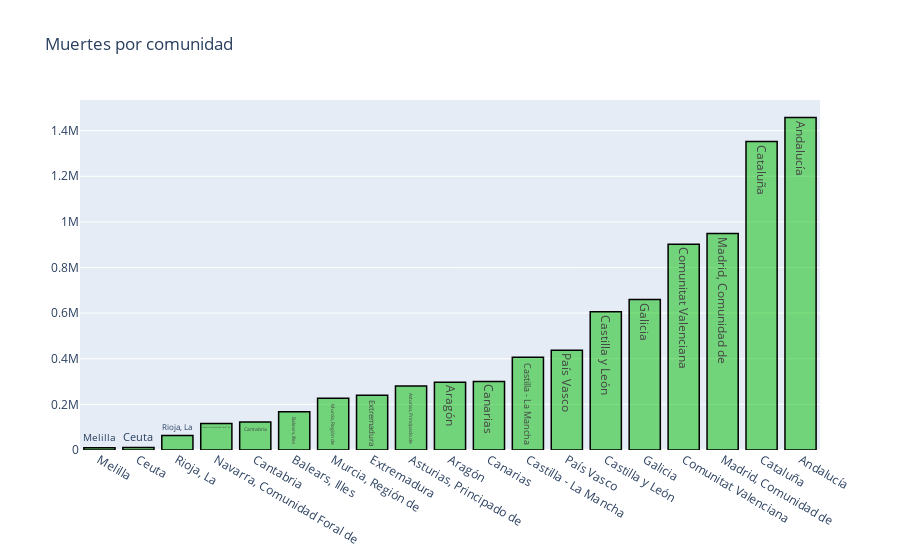

The cell this chart's notebook holds for it:
### Code cell
trace = go.Bar(
        x = total['Comunidades autónomas'],
                y = total['Total'],
                name = 'Muertes',
                marker = dict(color = 'rgba(0, 190, 0, 0.5)',
                                line = dict(color='rgb(0,0,0)', width = 1.5)),
                text = total['Comunidades autónomas'])
data = [trace]

layout = go.Layout(title = "Muertes por comunidad")

fig = go.Figure(data = data, layout = layout)

iplot(fig)

### Figure 1 — Plotly figure (JSON) as saved in the notebook; plotly's stock layout.template omitted (floating-point values rounded to 4 significant figures)
{"data": [{"marker": {"color": "rgba(0, 190, 0, 0.5)", "line": {"color": "rgb(0,0,0)", "width": 1.5}}, "name": "Muertes", "text": ["Melilla", "Ceuta", "Rioja, La", "Navarra, Comunidad Foral de", "Cantabria", "Balears, Illes", "Murcia, Región de", "Extremadura", "Asturias, Principado de", "Aragón", "Canarias", "Castilla - La Mancha", "País Vasco", "Castilla y León", "Galicia", "Comunitat Valenciana", "Madrid, Comunidad de", "Cataluña", "Andalucía"], "type": "bar", "x": ["Melilla", "Ceuta", "Rioja, La", "Navarra, Comunidad Foral de", "Cantabria", "Balears, Illes", "Murcia, Región de", "Extremadura", "Asturias, Principado de", "Aragón", "Canarias", "Castilla - La Mancha", "País Vasco", "Castilla y León", "Galicia", "Comunitat Valenciana", "Madrid, Comunidad de", "Cataluña", "Andalucía"], "y": [10135, 11312, 63219, 116556, 122856, 167660, 227146, 239942, 280257, 297011, 300460, 406826, 436899, 606571, 659426, 901842, 948758, 1351976, 1457698]}], "layout": {"title": {"text": "Muertes por comunidad"}}}
